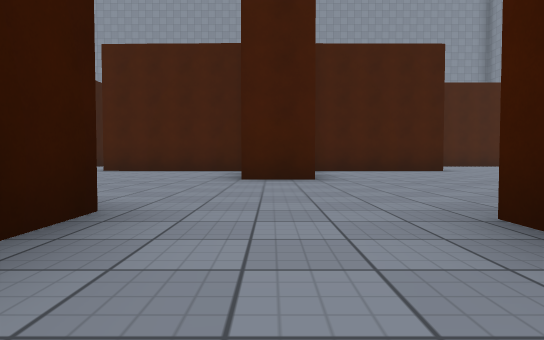
View 1 (above)

24 first-person views from a walk through a 3-D level made in the Unity game engine. The camera is 0.3 m above the floor, tilts 2° down and sees 75° across. The floor is counted in squares, 1 m on a side. Each view is taken from the middle of a square. On the plan, view 1 faces up. The plan holds only what a view shows up to about 9 squares ahead; the rest is blank. The place goes on beyond the plan. The player character is not drawn. Surface patterns are stand-ins for the level's own textures.

View 2
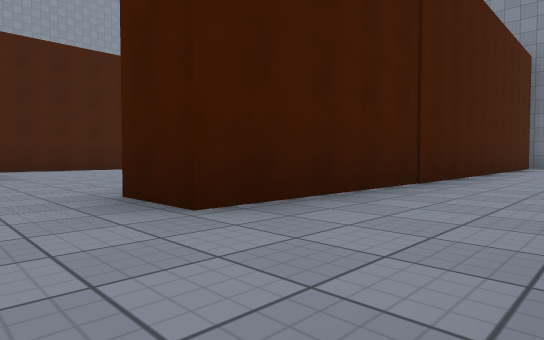

View 3
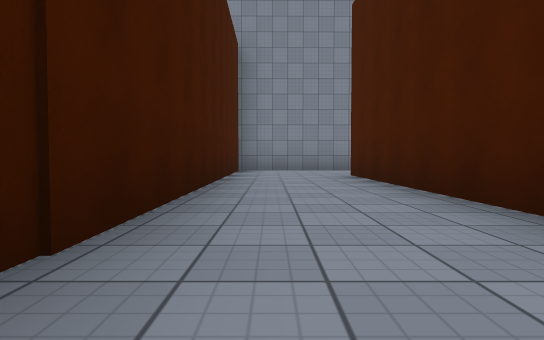

View 4
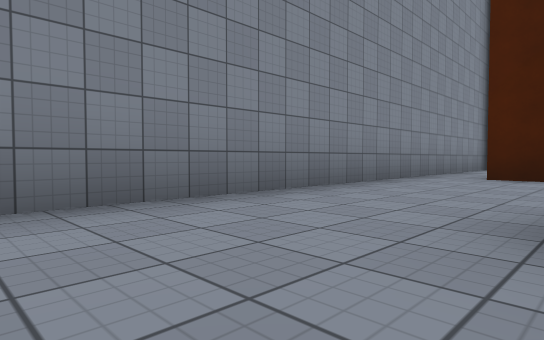

View 5
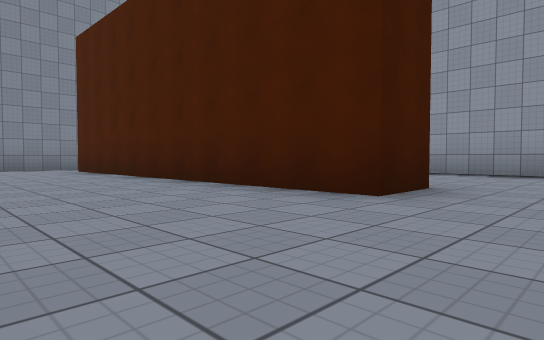

View 6
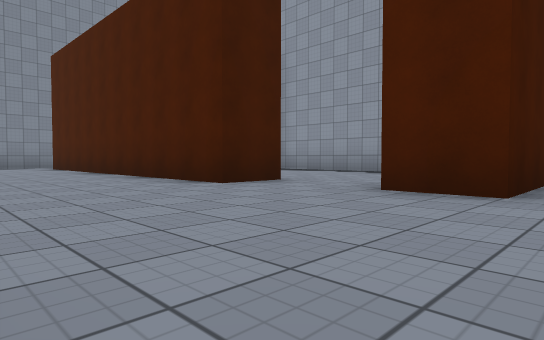

View 7
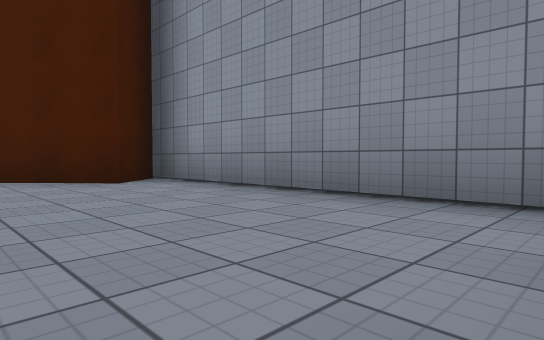

View 8
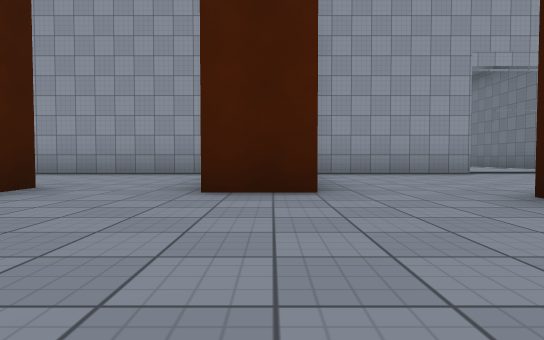

View 9
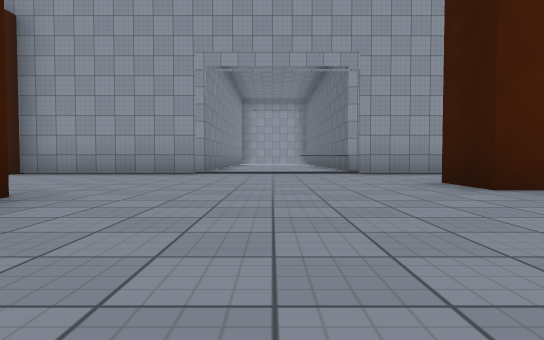

View 10
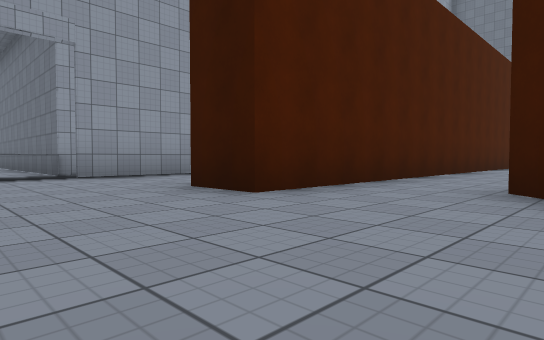

View 11
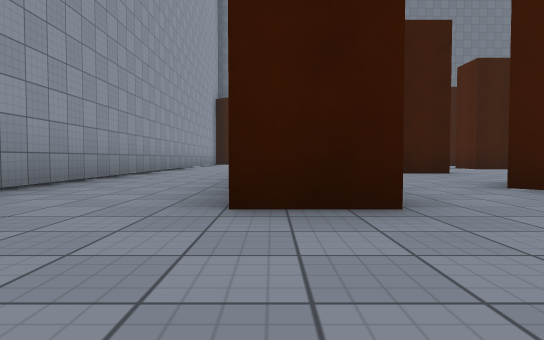

View 12
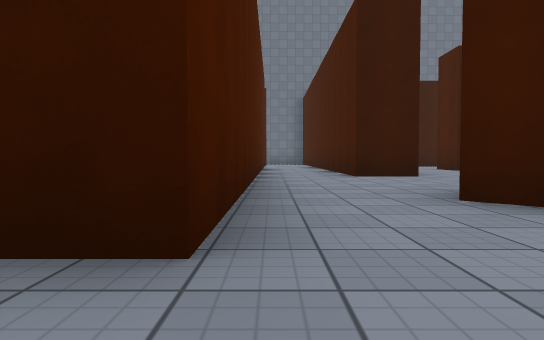

View 13
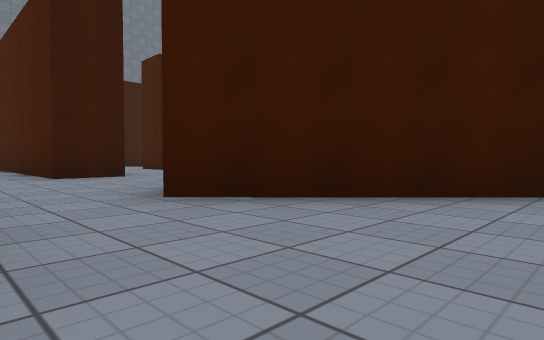

View 14
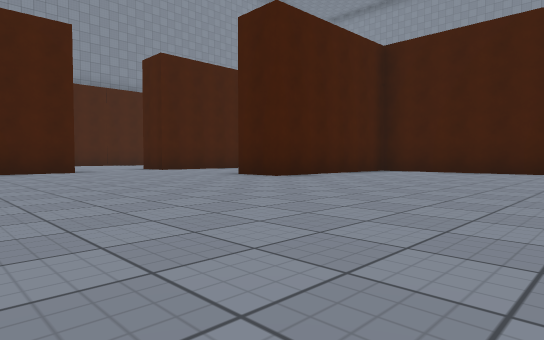

View 15
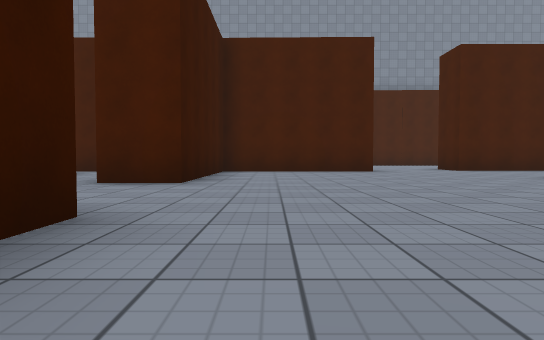

View 16
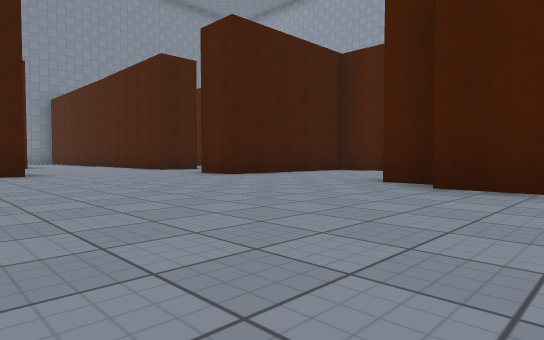

View 17
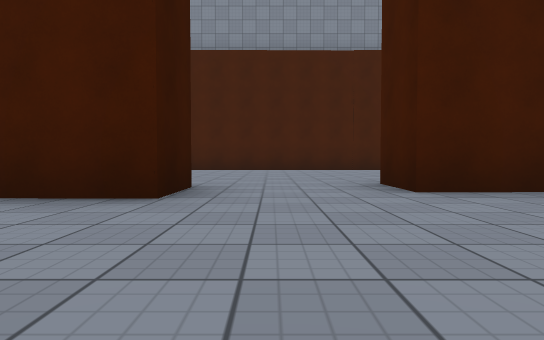

View 18
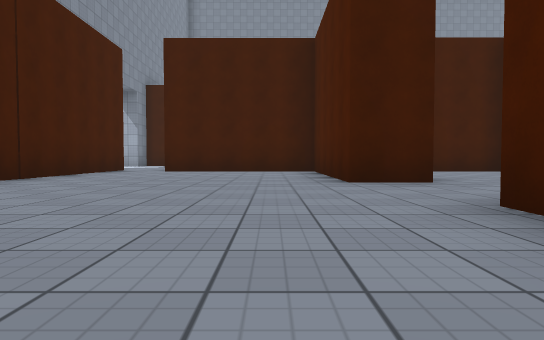

View 19
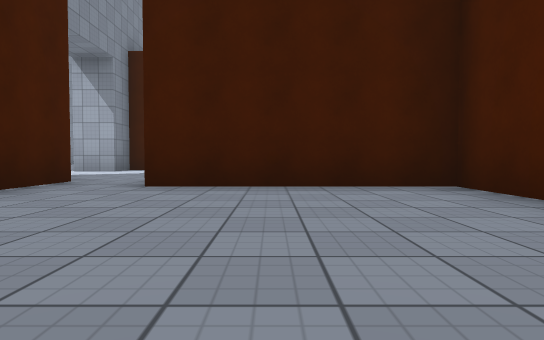

View 20
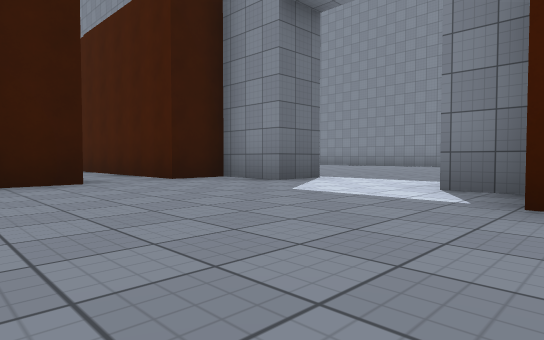

View 21
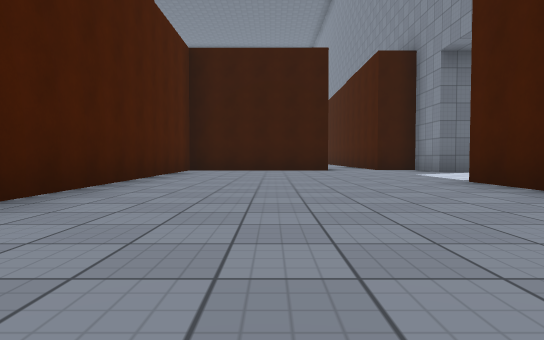

View 22
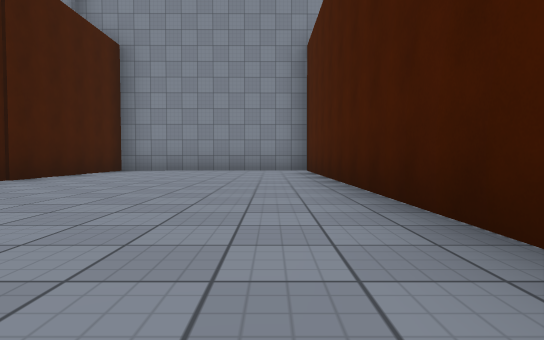

View 23
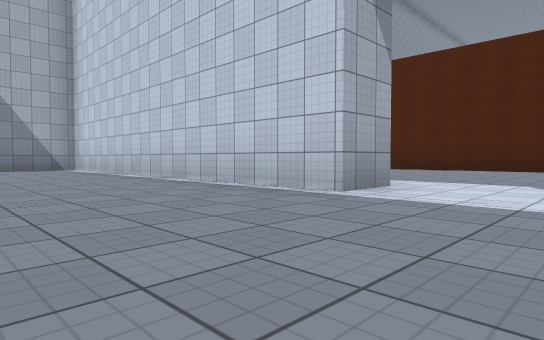

View 24
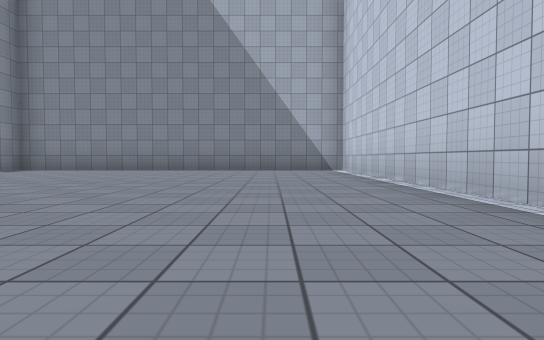

### Floor plan
Points are (right, up) in squares from view 1. A wall is a line through its corners. A room is listed if a view was taken in it or the views show most of it. See-through windows are left out.
Room 1 (views 1, 2, 3, 4, 5, 6, 7, 8, 9, 10, 11, 12, 13)
walls: (-2, -1.5) (-2, -0.3); (2.2, -9.5) (6.9, -9.5); (-2.6, -9.5) (0.6, -9.5); (-5.4, -2.6) (-7.5, -4.7); (-6, -6.4) (-6, -7.2); (6.3, -5.5) (7.4, -5.5); (6.2, -8.7) (6.5, -8.4); (-7.4, -6.2) (-6.4, -6.2); (8.4, -1.3) (9.1, -1.3); (9.3, -5.5) (10.4, -5.4); (11.4, -5.4) (11.3, 0.7) (1.1, 0.7) (1.1, 1.8); (-13, -9.5) (-5.5, -9.5)
ways out: opening at (-3.5, -1.5) to room 2; opening at (0.5, 1) to room 2; opening at (-6.5, -4.5); opening at (9.5, -7)
Room 2 (views 14, 15, 16, 17, 18, 19, 20, 21, 22, 23, 24)
walls: (-2.4, 17.5) (-3.6, 17.5); (-5.5, 17.5) (-6.5, 17.5); (-0.3, 15.4) (-0.3, 16.4); (0.7, 16.4) (0.7, 15.4); (0.5, 18.5) (0.5, 17.5) (-0.6, 17.5); (-3.8, 12.1) (-3.8, 13) (-1.4, 13.1); (0.7, 13.1) (11.2, 13.2) (11.1, 17.5) (10.1, 17.5); (-6.2, 12.6) (-5.8, 12.6) (-5.8, 11.6) (-6.6, 11.6); (3.8, 19.3) (4.5, 19.3); (4.5, 18.4) (3.8, 18.4); (-8.5, 11.6) (-9.1, 11.7); (5.4, 19.3) (11.1, 19.3) (11, 26.8); (-1.4, 8.1) (-3.7, 8.1) (-3.7, 9.1); (-0.4, 7.4) (-0.4, 8); (1.6, 8.1) (0.9, 8.1); (3.9, 8.1) (2.4, 8.1); (8.5, 17.4) (7.5, 17.4); (-9, 5.8) (-9, 5.2); (0.7, 4.8) (-0.4, 4.8) (-0.4, 5.5); (-6.6, 2.4) (-5.6, 2.4); (-5.6, 2) (-4.8, 2); (-2, 1.5) (-2, 2) (-1, 1.9) (-1, 1.2); (-2.6, -1.5) (-2, -1.5)
ways out: opening at (-3.5, -1.5) to room 1; opening at (0.5, 1) to room 1; opening at (-9.5, 7); opening at (-3, 11.3)
objects: other object (1, 19); other object (5, 19)

Where each view was taken, in squares from view 1:
view 1: 0 up, 0 right, facing up
view 2: 1 down, 0 right, facing up-right
view 3: 0 up, 3 right, facing right
view 4: 0 up, 9 right, facing down-right
view 5: 3 down, 2 right, facing down-right
view 6: 3 down, 0 right, facing down-right
view 7: 7 down, 2 right, facing down-right
view 8: 3 down, 1 right, facing down
view 9: 3 down, 4 left, facing down
view 10: 4 down, 4 left, facing down-left
view 11: 7 down, 4 left, facing left
view 12: 6 down, 5 left, facing left
view 13: 6 down, 5 left, facing up-left
view 14: 4 up, 8 left, facing up-right
view 15: 4 up, 8 left, facing up
view 16: 6 up, 7 left, facing down-right
view 17: 9 up, 5 left, facing up
view 18: 14 up, 8 left, facing right
view 19: 15 up, 4 left, facing right
view 20: 15 up, 5 right, facing up-left
view 21: 15 up, 9 right, facing left
view 22: 14 up, 3 right, facing right
view 23: 22 up, 2 right, facing down-right
view 24: 21 up, 3 right, facing right
